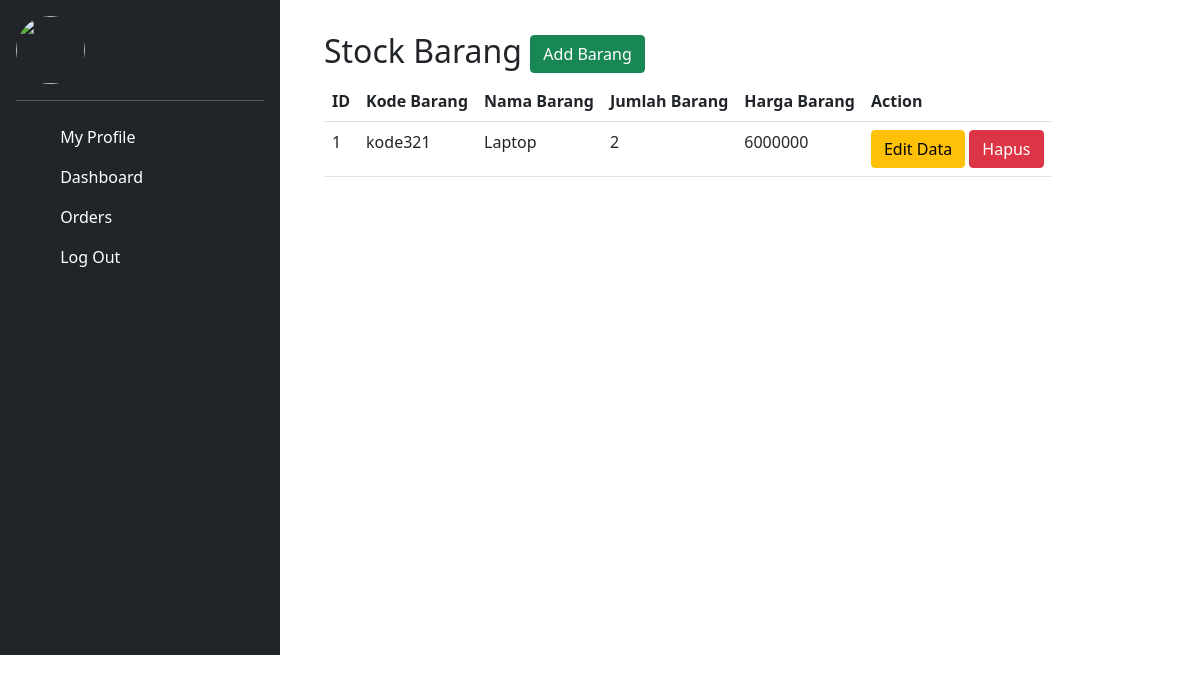
The page /orders on the database as committed earlier.
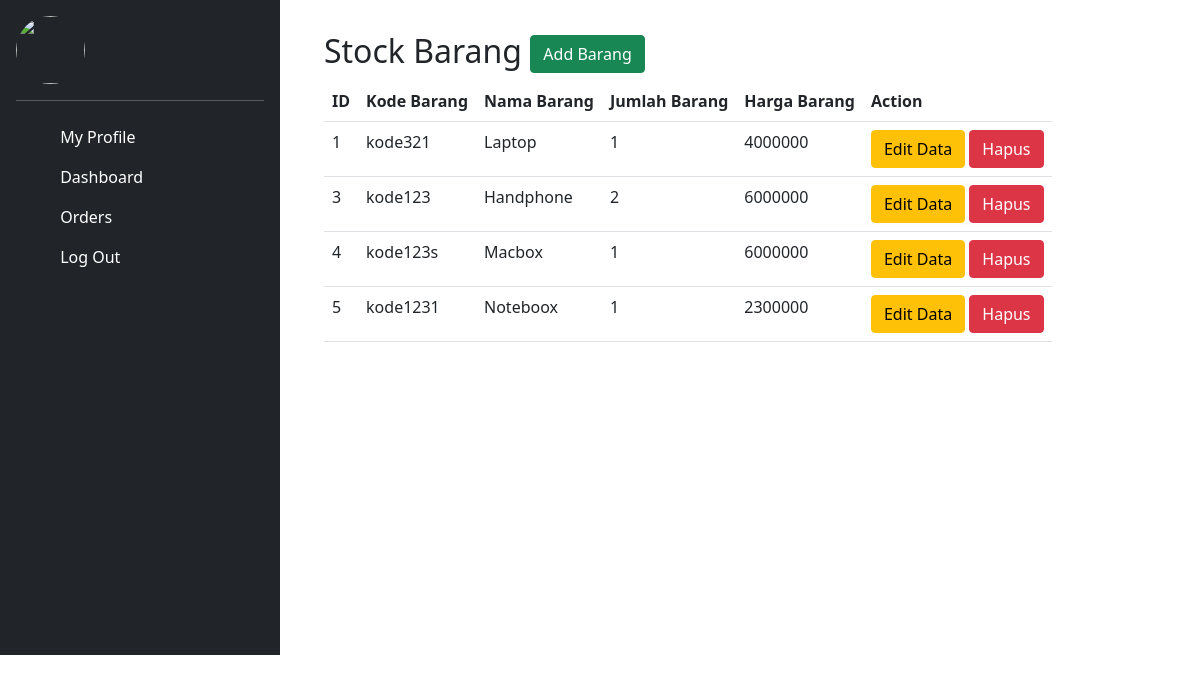
The same page on the database as committed later.
### tables this page shows
CREATE TABLE "barang" (
	"id" INTEGER,
	"kode_barang"	VARCHAR(255),
	"nama_barang"	VARCHAR(255),
	"jumlah_barang"	INTEGER,
	"harga_barang"	INTEGER,
	PRIMARY KEY("id" AUTOINCREMENT)
);

### app.py (the view)
@app.route('/orders')
def orders():
    with sqlite3.connect('database.db') as db:
        cursor = db.cursor()
        cursor.execute("SELECT * FROM barang;")
    items = {
        "data": cursor.fetchall()
    }
    return render_template("orders.html", items=items)

### templates/orders.html (shortened to what this page needs)
<!DOCTYPE html>
<html>
<head>
	<link rel="stylesheet" type="text/css" href="../static/css/dash.css">
	<link href="https://cdn.jsdelivr.net/npm/bootstrap@5.1.3/dist/css/bootstrap.min.css" rel="stylesheet">
</head>
<body>
<main class="d-flex flex-nowrap">
	{% include "snippets/dash.html" %}
	<div class="d-flex flex-column flex-shrink-0 p-3">
		<div class="column">
			<div class="container">
    			<div class="row">
        		<div class="col md-12">
            <div class="jumbotron p-3">
                <h2>Stock Barang
				<button type="button" class="btn btn-success float-right" data-toggle="modal" data-target="#mymodal">Add Barang</button> </h2>
	      	<table class="table table-hover">
	           <tr>
	               <th>ID</th>
	               <th>Kode Barang</th>
	               <th>Nama Barang</th>
	               <th>Jumlah Barang</th>
	               <th>Harga Barang</th>
	               <th>Action</th>
	           </tr>
                  {% for row in items['data'] %}
                   <tr>
                     <td>{{ row[0] }}</td>
                     <td>{{ row[1] }}</td>
                     <td>{{ row[2] }}</td>
                     <td>{{ row[3] }}</td>
                     <td>{{ row[4] }}</td>
                     <td>
                        <button class="btn btn-warning" data-toggle="modal" data-target="#modalEdit{{ row.0 }}">Edit Data</button>
                        <a href="/hapus/{{ row[0] }}" onclick="return confirm('Yakin ingin hapus?')"><button class="btn btn-danger">Hapus</button></a>
                     </td>
                   </tr>
                 {% endfor %}
            </table>
        			</div>
    			</div>
			</div>
		</div>
	</div>
</main>
</body>
</html>

### templates/snippets/dash.html (shortened to what this page needs)
<div class="d-flex flex-column flex-shrink-0 p-3 text-white bg-dark clm">
  <div class="dropdown">
      <img src="../static/image/profile.jpg" width="69" height="68" class="rounded-circle me-2">
  </div>
  <hr>
  <ul class="nav nav-pills flex-column mb-auto">
    	<li class="nav-item">
      	<a href="{{ url_for('myprofile')}}" class="nav-link text-white" aria-current="page">
        	<svg class="bi pe-none me-2" width="16" height="16"><use xlink:href="#home"></use></svg>
        	My Profile
      	</a>
    	</li>
    	<li>
      	<a href="{{ url_for('dashboard')}}" class="nav-link text-white">
        	<svg class="bi pe-none me-2" width="16" height="16"><use xlink:href="#speedometer2"></use></svg>
        Dashboard
      	</a>
    	</li>
    	<li>
      	<a href="{{ url_for('orders')}}" class="nav-link text-white">
        	<svg class="bi pe-none me-2" width="16" height="16"><use xlink:href="#table"></use></svg>
        Orders
      	</a>
    	</li>
  	  <li>
        <a href="{{ url_for('auth.logout')}}" class="nav-link text-white">
          <svg class="bi pe-none me-2" width="16" height="16"><use xlink:href="#people-circle"></use></svg>
        Log Out
        </a>
      </li>
    </ul>
</div>

### static/css/dash.css (style rules this page uses)
.clm { width: 280px; height: 655px; }

Rows that differ between the two databases and show on the page:
changed barang "kode321": jumlah_barang "2" → "1"; harga_barang "6000000" → "4000000"
added barang: id "3", kode_barang "kode123", nama_barang "Handphone", jumlah_barang "2", harga_barang "6000000"
added barang: id "4", kode_barang "kode123s", nama_barang "Macbox", jumlah_barang "1", harga_barang "6000000"
added barang: id "5", kode_barang "kode1231", nama_barang "Noteboox", jumlah_barang "1", harga_barang "2300000"
